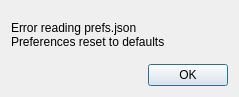
<?xml version="1.0" encoding="UTF-8"?>
<ui version="4.0">
 <class>Dialog</class>
 <widget class="QDialog" name="Dialog">
  <property name="geometry">
   <rect>
    <x>0</x>
    <y>0</y>
    <width>239</width>
    <height>97</height>
   </rect>
  </property>
  <property name="windowTitle">
   <string>Error</string>
  </property>
  <layout class="QGridLayout" name="gridLayout">
   <item row="1" column="1">
    <widget class="QPushButton" name="OKbutton">
     <property name="text">
      <string>OK</string>
     </property>
    </widget>
   </item>
   <item row="1" column="0">
    <spacer name="horizontalSpacer">
     <property name="orientation">
      <enum>Qt::Orientation::Horizontal</enum>
     </property>
     <property name="sizeHint" stdset="0">
      <size>
       <width>40</width>
       <height>20</height>
      </size>
     </property>
    </spacer>
   </item>
   <item row="0" column="0" colspan="2">
    <widget class="QLabel" name="label">
     <property name="text">
      <string>Error reading prefs.json
Preferences reset to defaults</string>
     </property>
    </widget>
   </item>
  </layout>
 </widget>
 <resources/>
 <connections/>
</ui>
